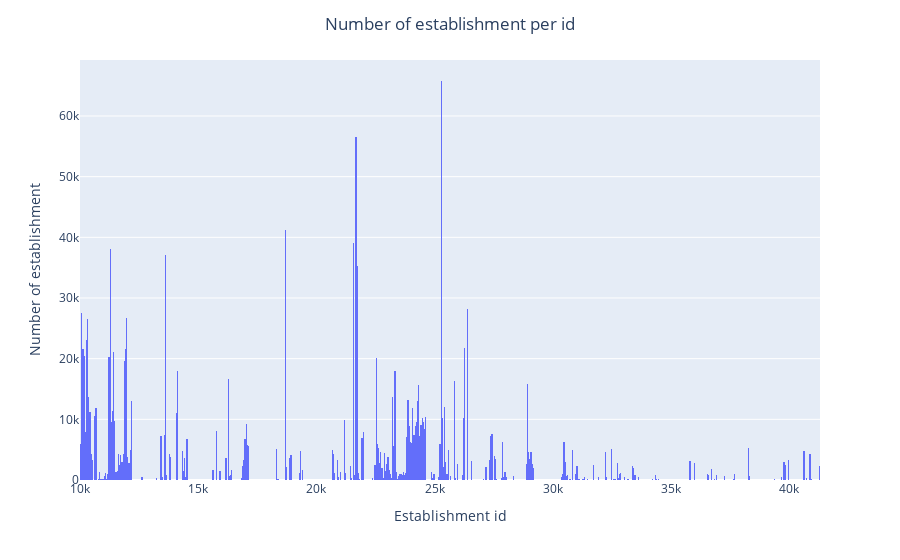

The notebook cell this image was saved under:
### Code cell
fig = px.histogram(
    x=train_df['establishment_id'].value_counts().index,
    y=train_df['establishment_id'].value_counts().values,
    nbins=1000
)
fig.update_layout(
    title="Number of establishment per id",
    xaxis_title="Establishment id",
    yaxis_title="Number of establishment",
    title_x=0.5
    )
fig.show()

### Figure 1 — Plotly figure (JSON) as saved in the notebook; plotly's stock layout.template omitted (floating-point values rounded to 4 significant figures; data arrays with more than 128 entries replaced by an {"elided": "..."} marker saying what was removed)
{"data": [{"alignmentgroup": "True", "bingroup": "x", "histfunc": "sum", "hovertemplate": "x=%{x}<br>sum of y=%{y}<extra></extra>", "legendgroup": "", "marker": {"color": "#636efa", "pattern": {"shape": ""}}, "name": "", "nbinsx": 1000, "offsetgroup": "", "orientation": "v", "showlegend": false, "type": "histogram", "x": {"elided": "2368 int values"}, "xaxis": "x", "y": {"elided": "2368 int values"}, "yaxis": "y"}], "layout": {"barmode": "relative", "legend": {"tracegroupgap": 0}, "margin": {"t": 60}, "title": {"text": "Number of establishment per id", "x": 0.5}, "xaxis": {"anchor": "y", "domain": [0, 1], "title": {"text": "Establishment id"}}, "yaxis": {"anchor": "x", "domain": [0, 1], "title": {"text": "Number of establishment"}}}}
